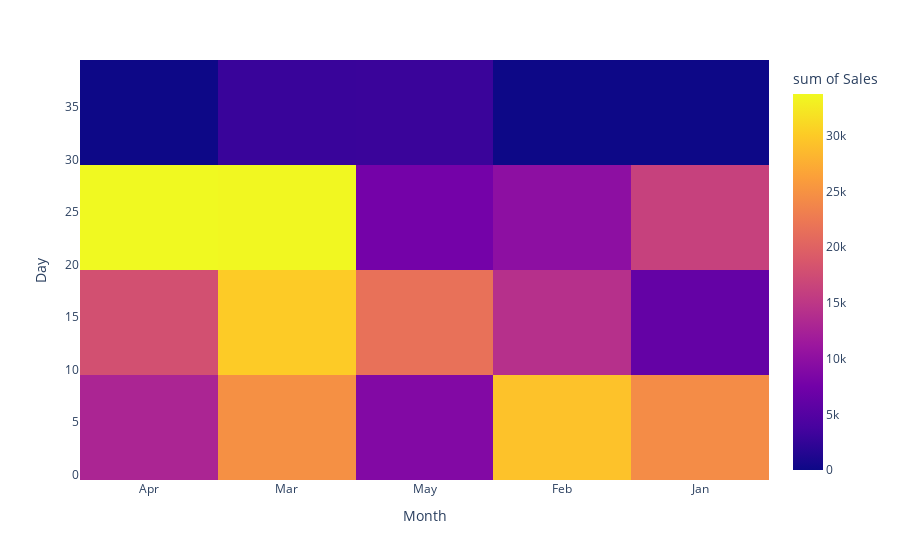

The code cell stored with this chart in its notebook:
### Code cell
fig=px.density_heatmap(df,x='Month', y='Day', z='Sales')
fig.show()

### Figure 1 — Plotly figure (JSON) as saved in the notebook; plotly's stock layout.template omitted (floating-point values rounded to 4 significant figures)
{"data": [{"coloraxis": "coloraxis", "histfunc": "sum", "hovertemplate": "Month=%{x}<br>Day=%{y}<br>sum of Sales=%{z}<extra></extra>", "name": "", "type": "histogram2d", "x": ["Apr", "Mar", "May", "Mar", "Feb", "May", "Apr", "Mar", "Jan", "Jan", "Mar", "Mar", "Apr", "Apr", "Jan", "Jan", "Feb", "Mar", "Mar", "Apr", "Mar", "Feb", "Apr", "Mar", "Apr", "Apr", "Feb", "Jan", "Mar", "Apr", "Apr", "Mar", "Apr", "Feb", "Jan", "Apr", "Jan", "Mar", "Mar", "Apr", "Apr", "Jan", "Mar", "Feb", "Mar", "Apr", "Mar", "Feb", "May", "May", "Apr", "Apr", "Jan", "Mar", "Mar", "Apr", "Mar", "Mar", "Feb", "Mar", "Feb", "Jan", "Mar", "Mar", "May", "May", "Apr", "May", "Jan", "Jan", "Apr", "May", "Jan", "Mar", "Feb", "May", "May", "May", "Jan", "May", "Feb", "Feb", "Apr", "Mar", "Feb", "Feb", "Jan", "Jan", "Mar", "Apr", "Mar", "May", "Mar", "Mar", "Feb", "May", "Mar", "Feb", "May", "Feb"], "xaxis": "x", "xbingroup": "x", "y": [23, 10, 10, 22, 3, 16, 26, 23, 2, 25, 18, 17, 9, 12, 6, 1, 27, 23, 6, 5, 12, 19, 10, 26, 15, 21, 6, 4, 12, 10, 24, 30, 29, 2, 3, 20, 23, 14, 22, 21, 21, 18, 29, 14, 25, 12, 24, 2, 10, 19, 20, 5, 21, 13, 5, 10, 11, 1, 16, 22, 28, 16, 11, 5, 4, 13, 11, 3, 8, 1, 12, 23, 16, 19, 8, 12, 30, 22, 28, 8, 24, 6, 23, 2, 7, 13, 5, 29, 7, 1, 8, 15, 3, 27, 7, 19, 12, 20, 16, 9], "yaxis": "y", "ybingroup": "y", "z": [4835, 2099, 2094, 4809, 1969, 1278, 1208, 4408, 4047, 2580, 2321, 2858, 4799, 2780, 2713, 4530, 3459, 3019, 1990, 3610, 1513, 3422, 1361, 1405, 3181, 4974, 3985, 2732, 4026, 1138, 3240, 2899, 4588, 2135, 3280, 1331, 4471, 1310, 4211, 4076, 3454, 2661, 1774, 1827, 3279, 1073, 4211, 1786, 2716, 2123, 2216, 1823, 1064, 3724, 1048, 3362, 1039, 4109, 3998, 1732, 1124, 1005, 4482, 4087, 3523, 4255, 2930, 4141, 2425, 2999, 2072, 4157, 2656, 2830, 2590, 3006, 2958, 3503, 4440, 1241, 3028, 4745, 3839, 1717, 3222, 4963, 1637, 3663, 4834, 2707, 2432, 3206, 4520, 4745, 4972, 1375, 3909, 2264, 1548, 3893]}], "layout": {"autosize": true, "coloraxis": {"colorbar": {"title": {"text": "sum of Sales"}}, "colorscale": [[0, "#0d0887"], [0.1111, "#46039f"], [0.2222, "#7201a8"], [0.3333, "#9c179e"], [0.4444, "#bd3786"], [0.5556, "#d8576b"], [0.6667, "#ed7953"], [0.7778, "#fb9f3a"], [0.8889, "#fdca26"], [1, "#f0f921"]]}, "legend": {"tracegroupgap": 0}, "margin": {"t": 60}, "xaxis": {"anchor": "y", "autorange": true, "domain": [0, 1], "range": [-0.5, 4.5], "title": {"text": "Month"}, "type": "category"}, "yaxis": {"anchor": "x", "autorange": true, "domain": [0, 1], "range": [-0.5, 39.5], "title": {"text": "Day"}, "type": "linear"}}}
